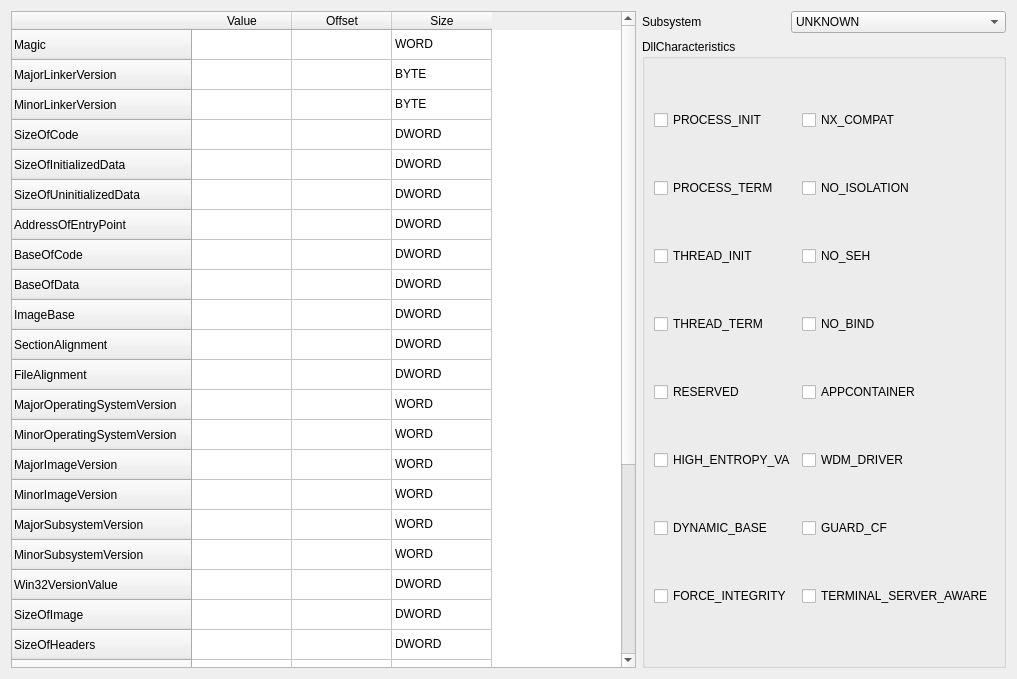
<?xml version="1.0" encoding="UTF-8"?>
<ui version="4.0">
 <class>FormOptionalHeader</class>
 <widget class="QWidget" name="FormOptionalHeader">
  <property name="geometry">
   <rect>
    <x>0</x>
    <y>0</y>
    <width>1017</width>
    <height>679</height>
   </rect>
  </property>
  <property name="windowTitle">
   <string>Form</string>
  </property>
  <layout class="QGridLayout" name="gridLayout_4">
   <item row="0" column="0">
    <widget class="QTableWidget" name="tableWidget">
     <row>
      <property name="text">
       <string>Magic</string>
      </property>
     </row>
     <row>
      <property name="text">
       <string>MajorLinkerVersion</string>
      </property>
     </row>
     <row>
      <property name="text">
       <string>MinorLinkerVersion</string>
      </property>
     </row>
     <row>
      <property name="text">
       <string>SizeOfCode</string>
      </property>
     </row>
     <row>
      <property name="text">
       <string>SizeOfInitializedData</string>
      </property>
     </row>
     <row>
      <property name="text">
       <string>SizeOfUninitializedData</string>
      </property>
     </row>
     <row>
      <property name="text">
       <string>AddressOfEntryPoint</string>
      </property>
     </row>
     <row>
      <property name="text">
       <string>BaseOfCode</string>
      </property>
     </row>
     <row>
      <property name="text">
       <string>BaseOfData</string>
      </property>
     </row>
     <row>
      <property name="text">
       <string>ImageBase</string>
      </property>
     </row>
     <row>
      <property name="text">
       <string>SectionAlignment</string>
      </property>
     </row>
     <row>
      <property name="text">
       <string>FileAlignment</string>
      </property>
     </row>
     <row>
      <property name="text">
       <string>MajorOperatingSystemVersion</string>
      </property>
     </row>
     <row>
      <property name="text">
       <string>MinorOperatingSystemVersion</string>
      </property>
     </row>
     <row>
      <property name="text">
       <string>MajorImageVersion</string>
      </property>
     </row>
     <row>
      <property name="text">
       <string>MinorImageVersion</string>
      </property>
     </row>
     <row>
      <property name="text">
       <string>MajorSubsystemVersion</string>
      </property>
     </row>
     <row>
      <property name="text">
       <string>MinorSubsystemVersion</string>
      </property>
     </row>
     <row>
      <property name="text">
       <string>Win32VersionValue</string>
      </property>
     </row>
     <row>
      <property name="text">
       <string>SizeOfImage</string>
      </property>
     </row>
     <row>
      <property name="text">
       <string>SizeOfHeaders</string>
      </property>
     </row>
     <row>
      <property name="text">
       <string>CheckSum</string>
      </property>
     </row>
     <row>
      <property name="text">
       <string>Subsystem</string>
      </property>
     </row>
     <row>
      <property name="text">
       <string>DllCharacteristics</string>
      </property>
     </row>
     <row>
      <property name="text">
       <string>SizeOfStackReserve</string>
      </property>
     </row>
     <row>
      <property name="text">
       <string>SizeOfStackCommit</string>
      </property>
     </row>
     <row>
      <property name="text">
       <string>SizeOfHeapReserve</string>
      </property>
     </row>
     <row>
      <property name="text">
       <string>SizeOfHeapCommit</string>
      </property>
     </row>
     <row>
      <property name="text">
       <string>LoaderFlags</string>
      </property>
     </row>
     <row>
      <property name="text">
       <string>NumberOfRvaAndSizes</string>
      </property>
     </row>
     <column>
      <property name="text">
       <string>Value</string>
      </property>
     </column>
     <column>
      <property name="text">
       <string>Offset</string>
      </property>
     </column>
     <column>
      <property name="text">
       <string>Size</string>
      </property>
     </column>
     <item row="0" column="2">
      <property name="text">
       <string>WORD</string>
      </property>
     </item>
     <item row="1" column="2">
      <property name="text">
       <string>BYTE</string>
      </property>
     </item>
     <item row="2" column="2">
      <property name="text">
       <string>BYTE</string>
      </property>
     </item>
     <item row="3" column="2">
      <property name="text">
       <string>DWORD</string>
      </property>
     </item>
     <item row="4" column="2">
      <property name="text">
       <string>DWORD</string>
      </property>
     </item>
     <item row="5" column="2">
      <property name="text">
       <string>DWORD</string>
      </property>
     </item>
     <item row="6" column="2">
      <property name="text">
       <string>DWORD</string>
      </property>
     </item>
     <item row="7" column="2">
      <property name="text">
       <string>DWORD</string>
      </property>
     </item>
     <item row="8" column="2">
      <property name="text">
       <string>DWORD</string>
      </property>
     </item>
     <item row="9" column="2">
      <property name="text">
       <string>DWORD</string>
      </property>
     </item>
     <item row="10" column="2">
      <property name="text">
       <string>DWORD</string>
      </property>
     </item>
     <item row="11" column="2">
      <property name="text">
       <string>DWORD</string>
      </property>
     </item>
     <item row="12" column="2">
      <property name="text">
       <string>WORD</string>
      </property>
     </item>
     <item row="13" column="2">
      <property name="text">
       <string>WORD</string>
      </property>
     </item>
     <item row="14" column="2">
      <property name="text">
       <string>WORD</string>
      </property>
     </item>
     <item row="15" column="2">
      <property name="text">
       <string>WORD</string>
      </property>
     </item>
     <item row="16" column="2">
      <property name="text">
       <string>WORD</string>
      </property>
     </item>
     <item row="17" column="2">
      <property name="text">
       <string>WORD</string>
      </property>
     </item>
     <item row="18" column="2">
      <property name="text">
       <string>DWORD</string>
      </property>
     </item>
     <item row="19" column="2">
      <property name="text">
       <string>DWORD</string>
      </property>
     </item>
     <item row="20" column="2">
      <property name="text">
       <string>DWORD</string>
      </property>
     </item>
     <item row="21" column="2">
      <property name="text">
       <string>DWORD</string>
      </property>
     </item>
     <item row="22" column="2">
      <property name="text">
       <string>WORD</string>
      </property>
     </item>
     <item row="23" column="2">
      <property name="text">
       <string>WORD</string>
      </property>
     </item>
     <item row="24" column="2">
      <property name="text">
       <string>DWORD</string>
      </property>
     </item>
     <item row="25" column="2">
      <property name="text">
       <string>DWORD</string>
      </property>
     </item>
     <item row="26" column="2">
      <property name="text">
       <string>DWORD</string>
      </property>
     </item>
     <item row="27" column="2">
      <property name="text">
       <string>DWORD</string>
      </property>
     </item>
     <item row="28" column="2">
      <property name="text">
       <string>DWORD</string>
      </property>
     </item>
     <item row="29" column="2">
      <property name="text">
       <string>DWORD</string>
      </property>
     </item>
    </widget>
   </item>
   <item row="0" column="1">
    <layout class="QGridLayout" name="gridLayout_3">
     <item row="0" column="0">
      <layout class="QGridLayout" name="gridLayout">
       <item row="0" column="0">
        <widget class="QLabel" name="labelSubsystem">
         <property name="text">
          <string>Subsystem</string>
         </property>
        </widget>
       </item>
       <item row="0" column="1">
        <widget class="QComboBox" name="comboBoxSubsystem">
         <item>
          <property name="text">
           <string>UNKNOWN</string>
          </property>
         </item>
         <item>
          <property name="text">
           <string>NATIVE</string>
          </property>
         </item>
         <item>
          <property name="text">
           <string>WINDOWS_GUI</string>
          </property>
         </item>
         <item>
          <property name="text">
           <string>WINDOWS_CUI</string>
          </property>
         </item>
         <item>
          <property name="text">
           <string>OS2_CUI</string>
          </property>
         </item>
         <item>
          <property name="text">
           <string>POSIX_CUI</string>
          </property>
         </item>
         <item>
          <property name="text">
           <string>NATIVE_WINDOWS</string>
          </property>
         </item>
         <item>
          <property name="text">
           <string>WINDOWS_CE_GUI</string>
          </property>
         </item>
         <item>
          <property name="text">
           <string>EFI_APPLICATION</string>
          </property>
         </item>
         <item>
          <property name="text">
           <string>EFI_BOOT_SERVICE_DRIVER</string>
          </property>
         </item>
         <item>
          <property name="text">
           <string>EFI_RUNTIME_DRIVER</string>
          </property>
         </item>
         <item>
          <property name="text">
           <string>EFI_ROM</string>
          </property>
         </item>
         <item>
          <property name="text">
           <string>XBOX</string>
          </property>
         </item>
         <item>
          <property name="text">
           <string>WINDOWS_BOOT_APPLICATION</string>
          </property>
         </item>
         <item>
          <property name="text">
           <string>XBOX_CODE_CATALOG</string>
          </property>
         </item>
        </widget>
       </item>
      </layout>
     </item>
     <item row="1" column="0">
      <widget class="QGroupBox" name="groupBox">
       <property name="title">
        <string>DllCharacteristics</string>
       </property>
       <layout class="QGridLayout" name="gridLayout_2">
        <item row="0" column="0">
         <widget class="QCheckBox" name="checkBox_1">
          <property name="text">
           <string>PROCESS_INIT</string>
          </property>
         </widget>
        </item>
        <item row="0" column="1">
         <widget class="QCheckBox" name="checkBox_9">
          <property name="text">
           <string>NX_COMPAT</string>
          </property>
         </widget>
        </item>
        <item row="1" column="0">
         <widget class="QCheckBox" name="checkBox_2">
          <property name="text">
           <string>PROCESS_TERM</string>
          </property>
         </widget>
        </item>
        <item row="1" column="1">
         <widget class="QCheckBox" name="checkBox_10">
          <property name="text">
           <string>NO_ISOLATION</string>
          </property>
         </widget>
        </item>
        <item row="2" column="0">
         <widget class="QCheckBox" name="checkBox_3">
          <property name="text">
           <string>THREAD_INIT</string>
          </property>
         </widget>
        </item>
        <item row="2" column="1">
         <widget class="QCheckBox" name="checkBox_11">
          <property name="text">
           <string>NO_SEH</string>
          </property>
         </widget>
        </item>
        <item row="3" column="0">
         <widget class="QCheckBox" name="checkBox_4">
          <property name="text">
           <string>THREAD_TERM</string>
          </property>
         </widget>
        </item>
        <item row="3" column="1">
         <widget class="QCheckBox" name="checkBox_12">
          <property name="text">
           <string>NO_BIND</string>
          </property>
         </widget>
        </item>
        <item row="4" column="0">
         <widget class="QCheckBox" name="checkBox_5">
          <property name="text">
           <string>RESERVED</string>
          </property>
         </widget>
        </item>
        <item row="4" column="1">
         <widget class="QCheckBox" name="checkBox_13">
          <property name="text">
           <string>APPCONTAINER</string>
          </property>
         </widget>
        </item>
        <item row="5" column="0">
         <widget class="QCheckBox" name="checkBox_6">
          <property name="text">
           <string>HIGH_ENTROPY_VA</string>
          </property>
         </widget>
        </item>
        <item row="5" column="1">
         <widget class="QCheckBox" name="checkBox_14">
          <property name="text">
           <string>WDM_DRIVER</string>
          </property>
         </widget>
        </item>
        <item row="6" column="0">
         <widget class="QCheckBox" name="checkBox_7">
          <property name="text">
           <string>DYNAMIC_BASE</string>
          </property>
         </widget>
        </item>
        <item row="6" column="1">
         <widget class="QCheckBox" name="checkBox_15">
          <property name="text">
           <string>GUARD_CF</string>
          </property>
         </widget>
        </item>
        <item row="7" column="0">
         <widget class="QCheckBox" name="checkBox_8">
          <property name="text">
           <string>FORCE_INTEGRITY</string>
          </property>
         </widget>
        </item>
        <item row="7" column="1">
         <widget class="QCheckBox" name="checkBox_16">
          <property name="text">
           <string>TERMINAL_SERVER_AWARE</string>
          </property>
         </widget>
        </item>
       </layout>
      </widget>
     </item>
    </layout>
   </item>
  </layout>
 </widget>
 <resources/>
 <connections/>
</ui>
